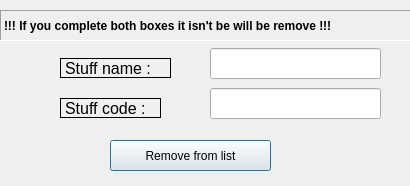
<?xml version="1.0" encoding="UTF-8"?>
<ui version="4.0">
 <class>Dialog</class>
 <widget class="QDialog" name="Dialog">
  <property name="geometry">
   <rect>
    <x>0</x>
    <y>0</y>
    <width>410</width>
    <height>186</height>
   </rect>
  </property>
  <property name="minimumSize">
   <size>
    <width>410</width>
    <height>186</height>
   </size>
  </property>
  <property name="maximumSize">
   <size>
    <width>410</width>
    <height>186</height>
   </size>
  </property>
  <property name="windowTitle">
   <string>Attention</string>
  </property>
  <property name="windowIcon">
   <iconset>
    <normaloff>../Downloads/hiclipart.com.png</normaloff>../Downloads/hiclipart.com.png</iconset>
  </property>
  <widget class="QPushButton" name="pushButton">
   <property name="geometry">
    <rect>
     <x>110</x>
     <y>140</y>
     <width>161</width>
     <height>31</height>
    </rect>
   </property>
   <property name="text">
    <string>Remove from list</string>
   </property>
  </widget>
  <widget class="QLabel" name="label_2">
   <property name="geometry">
    <rect>
     <x>60</x>
     <y>58</y>
     <width>111</width>
     <height>20</height>
    </rect>
   </property>
   <property name="font">
    <font>
     <pointsize>12</pointsize>
    </font>
   </property>
   <property name="frameShape">
    <enum>QFrame::Box</enum>
   </property>
   <property name="text">
    <string>Stuff name :</string>
   </property>
  </widget>
  <widget class="QLineEdit" name="lineEdit">
   <property name="geometry">
    <rect>
     <x>210</x>
     <y>48</y>
     <width>171</width>
     <height>31</height>
    </rect>
   </property>
  </widget>
  <widget class="QLabel" name="label_3">
   <property name="geometry">
    <rect>
     <x>60</x>
     <y>98</y>
     <width>101</width>
     <height>20</height>
    </rect>
   </property>
   <property name="font">
    <font>
     <pointsize>12</pointsize>
    </font>
   </property>
   <property name="frameShape">
    <enum>QFrame::Box</enum>
   </property>
   <property name="text">
    <string>Stuff code :</string>
   </property>
  </widget>
  <widget class="QLineEdit" name="lineEdit_2">
   <property name="geometry">
    <rect>
     <x>210</x>
     <y>88</y>
     <width>171</width>
     <height>31</height>
    </rect>
   </property>
  </widget>
  <widget class="QLabel" name="label">
   <property name="geometry">
    <rect>
     <x>0</x>
     <y>10</y>
     <width>411</width>
     <height>31</height>
    </rect>
   </property>
   <property name="font">
    <font>
     <weight>75</weight>
     <bold>true</bold>
    </font>
   </property>
   <property name="frameShape">
    <enum>QFrame::Panel</enum>
   </property>
   <property name="frameShadow">
    <enum>QFrame::Sunken</enum>
   </property>
   <property name="text">
    <string>!!! If you complete both boxes it isn't be will be remove !!!</string>
   </property>
  </widget>
 </widget>
 <resources/>
 <connections/>
</ui>
